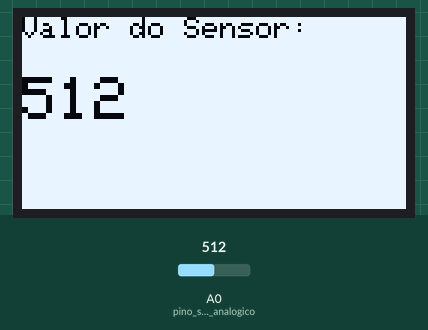
Bench run of a sketch on a simulated ESP8266 (NodeMCU). Parts: 128×64 one-colour display. The test bench sets the inputs (shaded band); at power-on: A0 (pino_sinal_analogico) = 512. WiFi joins after 1.5 s; servers stay silent unless stated; what the sketch prints to the serial monitor is not drawn.

Above: at 2.5 s.
At 28.9 s:
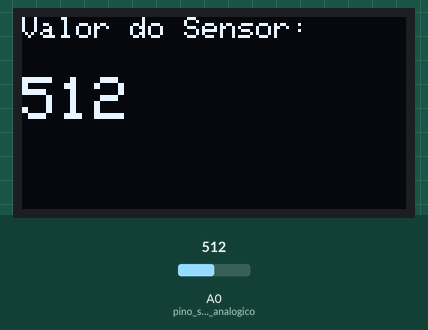

The sketch:

teste_tcc.ino
```cpp
#include <ThingSpeak.h>
#include <ESP8266WiFi.h>
#include <SPI.h>
#include <Wire.h>
#include <Adafruit_GFX.h>
#include <Adafruit_SSD1306.h>

#define SCREEN_WIDTH 128
#define SCREEN_HEIGHT 64

#define OLED_MOSI   13
#define OLED_CLK   14
#define OLED_DC    5
#define OLED_CS    15
#define OLED_RESET 4

Adafruit_SSD1306 display(SCREEN_WIDTH, SCREEN_HEIGHT, OLED_MOSI, OLED_CLK, OLED_DC, OLED_RESET, OLED_CS);

#define pino_sinal_analogico A0

// Nome da rede e senha
char ssid[] = "projetos_auto"; // Nome da rede SSID
char pass[] = "CybertronIFM23"; // Nome da senha

int status = WL_IDLE_STATUS;
WiFiClient client;
int sensorValue; // variável que armazena o valor analógico lido

// Informações disponíveis no ThingSpeak, número de canal e chave de escrita
unsigned long canal = 1726351;
const char * ChaveEscritaAPI = "63TPBDTTMB8WEWHD"; // Substitua pela sua chave de escrita

void setup() {
  Serial.begin(9600);
  WiFi.begin(ssid, pass);

  while (WiFi.status() != WL_CONNECTED) {
    delay(1000);
    Serial.println("Conectando ao WiFi...");
  }
  Serial.println("Conectado ao WiFi");

  ThingSpeak.begin(client);

  if(!display.begin(SSD1306_SWITCHCAPVCC, 0x3C)) // Iniciar display OLED
  {
    Serial.println(F("Falha na inicialização do display SSD1306"));
    for(;;);
  }

  display.clearDisplay();
  display.display();
  delay(100);
}

void loop() {
  // Lê o valor da entrada no pino analógico 0 (LDR conectado ao A0)
  sensorValue = analogRead(pino_sinal_analogico);

  // Escreve o valor lido no Serial Monitor
  Serial.print("Leitura: ");
  Serial.println(sensorValue);

  // Escreve no ThingSpeak:
  // (número do canal, número do campo, valor, chave de escrita)
  int resposta = ThingSpeak.writeField(canal, 1, sensorValue, ChaveEscritaAPI);

  if (resposta == 200) {
    Serial.println("Dados enviados com sucesso ao ThingSpeak");
  } else {
    Serial.println("Erro ao enviar dados ao ThingSpeak");
  }

  exibeValorSensor(sensorValue);

  delay(20000); // ThingSpeak aceita atualizações a cada 15 segundos (20 segundos para garantir).
}

void exibeValorSensor(int valor) {
  display.clearDisplay();
  display.setTextSize(1);
  display.setTextColor(WHITE);
  display.setCursor(0, 0);
  display.println("Valor do Sensor:");
  display.setTextSize(2);
  display.setCursor(0, 20);
  display.println(valor);
  display.display();
  display.invertDisplay(true);
  delay(2000);
  display.invertDisplay(false);
  delay(2000); // Manter o valor exibido por 2 segundos
}
```

Measured:
- what the display in image 0 shows lasts 2.0 s, from 2.5 s to 4.5 s
